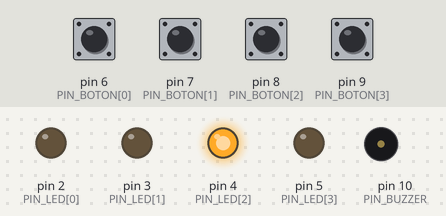
Recording of a sketch running on a simulated Arduino Uno, built with avr-gcc and run on an emulated ATmega328P. Parts: output pins drawn as LEDs (lit = HIGH), buzzer (waves = sounding). Dashed ring = blinking. The inputs (shaded band) are chosen by the test bench; at power-on: pin 6 (PIN_BOTON[0]), pin 7 (PIN_BOTON[1]), pin 8 (PIN_BOTON[2]), pin 9 (PIN_BOTON[3]) LOW. Random numbers use the default seed unless the sketch sets one.

Above: at 2.2 s.
2.3 s: pin 6 (PIN_BOTON[0]) pulled HIGH for 0.15 s
At 3.1 s:
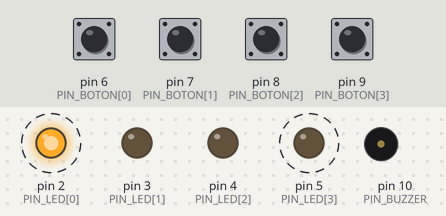
5.4 s: pin 8 (PIN_BOTON[2]) pulled HIGH for 0.15 s
At 6.25 s:
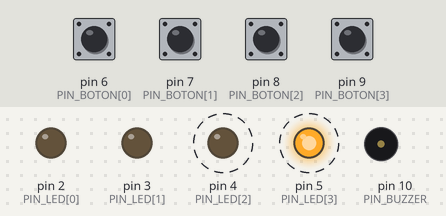
8.4 s: pin 7 (PIN_BOTON[1]) pulled HIGH for 0.15 s
At 8.95 s:
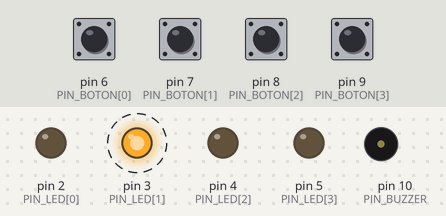
11.4 s: pin 9 (PIN_BOTON[3]) pulled HIGH for 0.15 s
At 11.5 s:
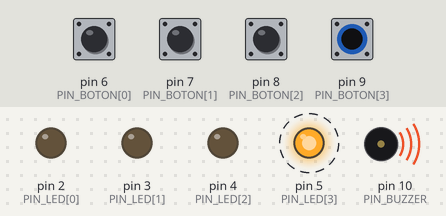
14.4 s: pin 7 (PIN_BOTON[1]) pulled HIGH for 1 s
At 15.54 s:
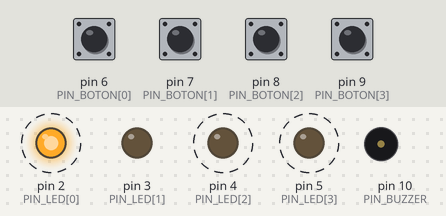
17.4 s: pin 6 (PIN_BOTON[0]) pulled HIGH for 1 s
At 17.49 s:
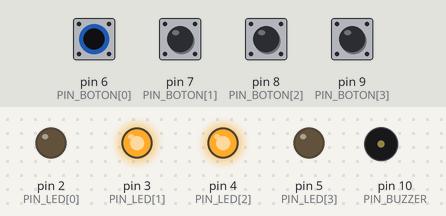
Timing chart, 0 to 21.4 s (numbered marks = the images above; inputs shaded):
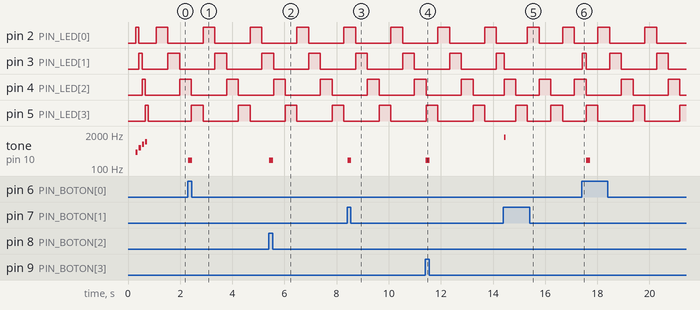

The sketch:

Kill-the-Bit.ino
```cpp
/*
 * ============================================================
 *  KILL THE BIT  -  Arduino UNO
 *  Mismo montaje físico de Simon Dice (solo cambia el código)
 * ============================================================
 *
 *  CÓMO SE JUEGA
 *  - Un LED encendido recorre la secuencia AZUL -> ROJO -> VERDE
 *    -> AMARILLO -> AZUL... Cada pulsador es del color de su LED.
 *  - ACIERTO: pulsas el color que está encendido -> ese LED se
 *    APAGA para siempre y la secuencia sigue con los LEDs que quedan.
 *  - FALLO: pulsas otro color -> se vuelve a ENCENDER un solo LED
 *    de los que ya habías apagado (el último que apagaste).
 *    Si todavía no has apagado ninguno, el fallo solo suena.
 *  - TOLERANCIA: si el LED acaba de pasar (menos de GRACIA_MS),
 *    la pulsación también cuenta, para compensar la reacción humana.
 *  - GANAS cuando se apagan los 4 LEDs. Luego pulsa un botón
 *    para jugar de nuevo.
 *
 *  CONEXIONES (leídas del montaje de Simon Dice)
 *  LEDs (activos en HIGH, resistencia de 470 ohm a GND):
 *     AZUL = D2 | ROJO = D3 | VERDE = D4 | AMARILLO = D5
 *  Pulsadores (un lado a 5V, el otro al pin + resistencia
 *  pull-down de 470 ohm a GND, por eso al pulsar leen HIGH):
 *     AZUL = D6 | ROJO = D7 | VERDE = D8 | AMARILLO = D9
 *  Buzzer: positivo a D10, negativo a GND.
 */

// ---------------- PINES ----------------
const byte NUM_LEDS = 4;

// Orden físico de izquierda a derecha: AZUL, ROJO, VERDE, AMARILLO
const byte PIN_LED[NUM_LEDS]    = {2, 3, 4, 5};
const byte PIN_BOTON[NUM_LEDS]  = {6, 7, 8, 9};
const byte PIN_BUZZER = 10;

// ---------------- AJUSTES DEL JUEGO ----------------
const unsigned int PASO_MS   = 450;  // tiempo que dura el LED encendido (menor = más difícil)
const unsigned int GRACIA_MS = 200;  // tolerancia para pulsar justo después de que el LED se movió
const unsigned int REBOTE_MS = 20;   // filtro anti-rebote de los pulsadores

// ---------------- VARIABLES DE ESTADO ----------------
byte vivos;                          // bit i = 1 -> el LED i sigue en juego (no se ha apagado)
byte apagados[NUM_LEDS];             // orden en que se fueron apagando (para reencender el último)
byte numApagados;                    // cuántos LEDs llevas apagados
byte cursor;                         // LED que está encendido ahora
int  cursorAnterior;                 // LED que estuvo encendido en el paso anterior (-1 = ninguno)
unsigned long ultimoPaso = 0;        // momento del último avance de la secuencia

bool estadoBoton[NUM_LEDS];          // estado estable de cada pulsador
bool lecturaPrevia[NUM_LEDS];        // última lectura cruda
unsigned long tCambio[NUM_LEDS];     // momento del último cambio de lectura

// ---------------- PROTOTIPOS ----------------
void golpear(byte i);
void avanzarCursor();
void matarLed(byte i);
void reavivarLed();
void mostrarCursor();
void nuevaPartida();
void victoria();
void esperarPulsacion();
bool botonPresionado(byte i);

// ============================================================
//  SETUP
// ============================================================
void setup() {
  for (byte i = 0; i < NUM_LEDS; i++) {
    pinMode(PIN_LED[i], OUTPUT);
    pinMode(PIN_BOTON[i], INPUT);    // INPUT (no PULLUP): el montaje ya trae pull-down externa
  }
  pinMode(PIN_BUZZER, OUTPUT);

  randomSeed(analogRead(A0));        // A0 sin conectar: ruido para la semilla aleatoria
  nuevaPartida();
}

// ============================================================
//  LOOP PRINCIPAL
// ============================================================
void loop() {
  // 1) Revisar pulsadores
  for (byte i = 0; i < NUM_LEDS; i++) {
    if (botonPresionado(i)) {
      golpear(i);
    }
  }

  // 2) Avanzar la secuencia cuando se cumple el tiempo
  if (vivos != 0 && millis() - ultimoPaso >= PASO_MS) {
    ultimoPaso = millis();
    avanzarCursor();
    mostrarCursor();
  }

  // 3) ¿Ganó? (se apagaron los 4 LEDs)
  if (vivos == 0) {
    delay(600);                      // se ve claro que el último LED se apagó
    victoria();
    esperarPulsacion();              // todos apagados hasta que pulses un botón
    nuevaPartida();
  }
}

// ============================================================
//  LÓGICA DEL JUEGO
// ============================================================

// Se pulsó el botón del LED i
void golpear(byte i) {
  bool acierto = false;

  if (i == cursor) {
    // ACIERTO: el color pulsado es el que está encendido
    matarLed(i);
    acierto = true;
    if (vivos != 0) {
      avanzarCursor();               // la secuencia sigue con los LEDs que quedan
      ultimoPaso = millis();
    }
    cursorAnterior = -1;
  } else if (i == cursorAnterior && (vivos & (1 << i)) &&
             (millis() - ultimoPaso) <= GRACIA_MS) {
    // ACIERTO TARDÍO: el LED acaba de pasar de ese color
    matarLed(i);
    acierto = true;
    cursorAnterior = -1;
  } else {
    // FALLO: vuelve a encenderse uno de los que ya se habían apagado
    if (numApagados > 0) {
      reavivarLed();
    }
  }

  mostrarCursor();

  if (acierto) {
    tone(PIN_BUZZER, 1500, 60);      // acierto
  } else {
    tone(PIN_BUZZER, 200, 150);      // fallo
  }
}

// Saca el LED i del juego (queda apagado)
void matarLed(byte i) {
  vivos &= ~(1 << i);
  apagados[numApagados] = i;
  numApagados++;
}

// Devuelve al juego el último LED que se había apagado
void reavivarLed() {
  numApagados--;
  byte i = apagados[numApagados];
  vivos |= (1 << i);
  digitalWrite(PIN_LED[i], HIGH);    // destello para que se note cuál vuelve
  delay(150);
}

// Pasa al siguiente LED que siga en juego (salta los apagados)
void avanzarCursor() {
  cursorAnterior = cursor;
  for (byte k = 1; k <= NUM_LEDS; k++) {
    byte candidato = (cursor + k) % NUM_LEDS;
    if (vivos & (1 << candidato)) {
      cursor = candidato;
      return;
    }
  }
}

// Enciende solo el LED del cursor; los apagados nunca se encienden
void mostrarCursor() {
  for (byte i = 0; i < NUM_LEDS; i++) {
    digitalWrite(PIN_LED[i], LOW);
  }
  if (vivos != 0) {
    digitalWrite(PIN_LED[cursor], HIGH);
  }
}

// Inicia una partida: barrido de LEDs y los 4 LEDs en juego
void nuevaPartida() {
  for (byte i = 0; i < NUM_LEDS; i++) {
    digitalWrite(PIN_LED[i], LOW);
  }
  delay(300);

  for (byte i = 0; i < NUM_LEDS; i++) {          // barrido de inicio
    digitalWrite(PIN_LED[i], HIGH);
    tone(PIN_BUZZER, 400 + i * 200, 80);
    delay(120);
    digitalWrite(PIN_LED[i], LOW);
  }
  delay(300);

  vivos = 0x0F;                                  // los 4 LEDs en juego
  numApagados = 0;
  cursor = random(NUM_LEDS);                     // empieza en un color al azar
  cursorAnterior = -1;
  mostrarCursor();

  // Sincronizar pulsadores para no registrar pulsaciones viejas
  for (byte i = 0; i < NUM_LEDS; i++) {
    estadoBoton[i]   = digitalRead(PIN_BOTON[i]) == HIGH;
    lecturaPrevia[i] = estadoBoton[i];
    tCambio[i]       = millis();
  }
  ultimoPaso = millis();
}

// Animación y sonido de victoria
void victoria() {
  const int melodia[] = {523, 659, 784, 1047};   // Do, Mi, Sol, Do agudo

  for (byte i = 0; i < NUM_LEDS; i++) {
    tone(PIN_BUZZER, melodia[i], 150);
    for (byte j = 0; j < NUM_LEDS; j++) digitalWrite(PIN_LED[j], HIGH);
    delay(150);
    for (byte j = 0; j < NUM_LEDS; j++) digitalWrite(PIN_LED[j], LOW);
    delay(100);
  }
  delay(500);
}

// Con todos los LEDs apagados, espera a que se pulse cualquier botón
void esperarPulsacion() {
  bool alguno = false;
  while (!alguno) {                              // esperar pulsación
    for (byte i = 0; i < NUM_LEDS; i++) {
      if (digitalRead(PIN_BOTON[i]) == HIGH) alguno = true;
    }
  }
  delay(50);
  while (alguno) {                               // esperar a que suelte
    alguno = false;
    for (byte i = 0; i < NUM_LEDS; i++) {
      if (digitalRead(PIN_BOTON[i]) == HIGH) alguno = true;
    }
  }
  delay(50);
}

// ============================================================
//  ENTRADA: pulsador con anti-rebote
//  Devuelve true SOLO en el instante en que se presiona
//  (mantenerlo apretado no cuenta como pulsaciones repetidas).
// ============================================================
bool botonPresionado(byte i) {
  bool lectura = (digitalRead(PIN_BOTON[i]) == HIGH);   // HIGH = pulsado

  if (lectura != lecturaPrevia[i]) {
    lecturaPrevia[i] = lectura;
    tCambio[i] = millis();
  }

  if ((millis() - tCambio[i]) >= REBOTE_MS && lectura != estadoBoton[i]) {
    estadoBoton[i] = lectura;
    return lectura;                      // true solo si pasó a pulsado
  }
  return false;
}
```

Measured:
- after the input at 2.3 s, tone on pin 10 (PIN_BUZZER): silent → 200 Hz at once, → silent 0.15 s later
- after the input at 5.4 s, tone on pin 10 (PIN_BUZZER): silent → 200 Hz at once, → silent 0.15 s later
- after the input at 8.4 s, tone on pin 10 (PIN_BUZZER): silent → 200 Hz at once, → silent 0.15 s later
- after the input at 11.4 s, tone on pin 10 (PIN_BUZZER): silent → 200 Hz at once, → silent 0.15 s later
- after the input at 14.4 s, tone on pin 10 (PIN_BUZZER): silent → 1500 Hz at once, → silent 0.06 s later
- after the input at 17.4 s, pin 3 (PIN_LED[1]): goes HIGH 0.15 s, LOW 0.90 s, HIGH 0.45 s, LOW 1.3 s, HIGH 0.45 s, then LOW, starting at once; tone on pin 10 (PIN_BUZZER): silent → 200 Hz after 0.17 s, → silent 0.15 s later
- by itself, pin 2 (PIN_LED[0]), pin 4 (PIN_LED[2]): alternates HIGH for 0.45 s and LOW for 1.3 s
- by itself, pin 5 (PIN_LED[3]): alternates HIGH for 0.45 s and LOW for 1.4 s
